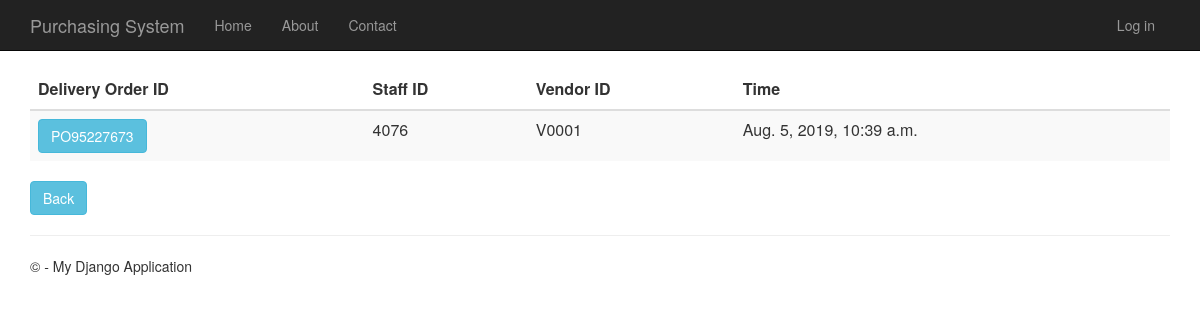
Before: /deliveryorderhistory with the older database file.
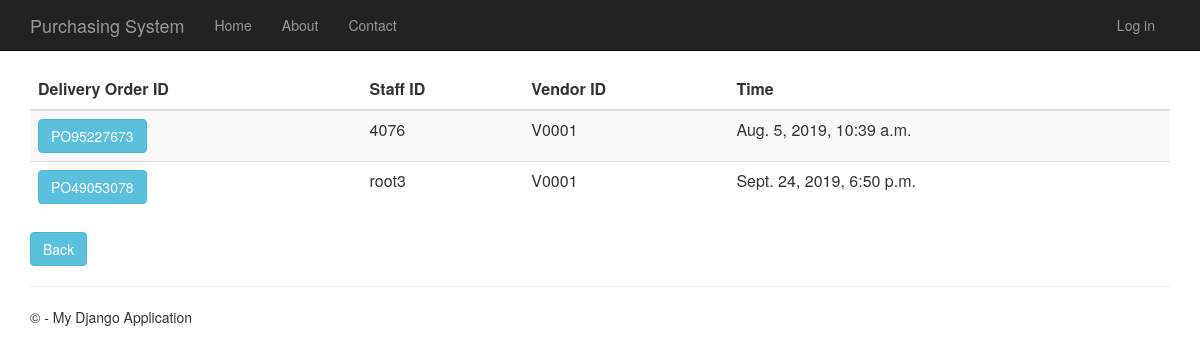
After: the same page with the newer database file.
### DeliveryOrder/models.py (models this page shows, shortened)
class DeliveryOrder(models.Model):
    delivery_order_id = models.CharField(primary_key=True, max_length=10)
    shipping_instructions = models.TextField()
    time_created = models.DateTimeField()
    description = models.TextField(null=True,default=None, blank=True)
    total_price = models.DecimalField(max_digits=10, decimal_places=2, default=Decimal('0.00'))
    person_id = models.ForeignKey(Person)
    vendor_id = models.ForeignKey(Vendor)
    purchase_order_id = models.OneToOneField(PurchaseOrder)

### app/models.py (models this page shows, shortened)
class Person(models.Model):
    user_id = models.OneToOneField(User)
    person_id = models.CharField(primary_key=True, max_length=10)
    person_name = models.TextField()
    person_address = models.TextField()
    person_phone_number = models.TextField()
    person_role = models.TextField(default = 'MANAGER')

class Vendor(models.Model):
    vendor_id = models.CharField(primary_key=True, max_length=10)
    vendor_name = models.TextField()
    vendor_phone_number = models.TextField()
    vendor_address = models.TextField()
    vendor_email = models.TextField()
    def __str__(self):
        return str(self.vendor_id)

### DeliveryOrder/views.py (the view)
# urls.py: url(r'^deliveryorderhistory', DeliveryOrder.views.deliveryorderhistory, name="delivery_order_history"),
def deliveryorderhistory(request):
    delivery_orders = DeliveryOrder.objects.all()
    context = {
            'title':'delivery Order History',
            'rows':delivery_orders
        }
    return render(request,'DeliveryOrder/deliveryorderhistory.html',context)

### DeliveryOrder/templates/DeliveryOrder/deliveryorderhistory.html
﻿{% extends "app/layout.html" %}
{% block content %}
<div class="purcahseorderhistory margintop" action="menu" >
    <form action="deliveryorderhistorydetails" method="GET">
        <table class="table table-striped margintop">
          <thead>
            <tr>
              <th scope="col">Delivery Order ID</th>
              <th scope="col">Staff ID</th>
              <th scope="col">Vendor ID</th>
              <th scope="col">Time</th>
            </tr>
          </thead>
          <tbody>
              {% for r in rows %}
            <tr>
                 <td><button type="submit" name="do_id" value="{{r.delivery_order_id}}" class="btn btn-info" >{{r.delivery_order_id}}</button></td>
                 <td>{{r.person_id.person_id}}</td>
                 <td>{{r.vendor_id}}</td>
                 <td>{{r.time_created}}</td>
            </tr>
              {% endfor %}
          </tbody>
        </table>
        <div class="margintop">
            <a type="submit" class="btn btn-info" href="/menu">Back</a>
        </div>
    </form>
</div>
{% endblock %}

Changed rows visible on the page:
added DeliveryOrder: delivery_order_id "PO49053078", person_id.person_id "root3", vendor_id "V0001", time_created "Sept. 24, 2019, 6:50 p.m."
